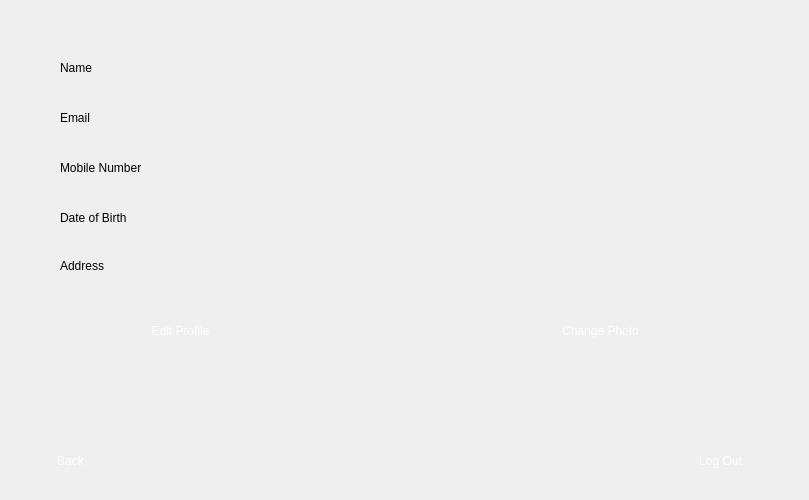
    <widget class="QWidget" name="My_profile_page">
     <widget class="QLabel" name="label_100">
      <property name="geometry">
       <rect>
        <x>60</x>
        <y>60</y>
        <width>33</width>
        <height>16</height>
       </rect>
      </property>
      <property name="styleSheet">
       <string notr="true">font: 700 9pt &quot;Segoe UI&quot;;
</string>
      </property>
      <property name="text">
       <string>Name</string>
      </property>
     </widget>
     <widget class="QLabel" name="label_101">
      <property name="geometry">
       <rect>
        <x>60</x>
        <y>80</y>
        <width>261</width>
        <height>21</height>
       </rect>
      </property>
      <property name="styleSheet">
       <string notr="true">font: 700 9pt &quot;Segoe UI&quot;;
background-image: url(:/image/E:/project pic/white.jpeg);</string>
      </property>
      <property name="text">
       <string/>
      </property>
     </widget>
     <widget class="QLabel" name="label_102">
      <property name="geometry">
       <rect>
        <x>60</x>
        <y>110</y>
        <width>31</width>
        <height>16</height>
       </rect>
      </property>
      <property name="styleSheet">
       <string notr="true">font: 700 9pt &quot;Segoe UI&quot;;

</string>
      </property>
      <property name="text">
       <string>Email</string>
      </property>
     </widget>
     <widget class="QLabel" name="label_103">
      <property name="geometry">
       <rect>
        <x>60</x>
        <y>130</y>
        <width>261</width>
        <height>21</height>
       </rect>
      </property>
      <property name="styleSheet">
       <string notr="true">font: 700 9pt &quot;Segoe UI&quot;;
background-image: url(:/image/E:/project pic/white.jpeg);</string>
      </property>
      <property name="text">
       <string/>
      </property>
     </widget>
     <widget class="QLabel" name="label_104">
      <property name="geometry">
       <rect>
        <x>60</x>
        <y>160</y>
        <width>91</width>
        <height>16</height>
       </rect>
      </property>
      <property name="styleSheet">
       <string notr="true">font: 700 9pt &quot;Segoe UI&quot;;
</string>
      </property>
      <property name="text">
       <string>Mobile Number</string>
      </property>
     </widget>
     <widget class="QLabel" name="label_105">
      <property name="geometry">
       <rect>
        <x>60</x>
        <y>180</y>
        <width>261</width>
        <height>21</height>
       </rect>
      </property>
      <property name="styleSheet">
       <string notr="true">font: 700 9pt &quot;Segoe UI&quot;;
background-image: url(:/image/E:/project pic/white.jpeg);</string>
      </property>
      <property name="text">
       <string/>
      </property>
     </widget>
     <widget class="QLabel" name="label_106">
      <property name="geometry">
       <rect>
        <x>60</x>
        <y>210</y>
        <width>74</width>
        <height>16</height>
       </rect>
      </property>
      <property name="styleSheet">
       <string notr="true">font: 700 9pt &quot;Segoe UI&quot;;
</string>
      </property>
      <property name="text">
       <string>Date of Birth</string>
      </property>
     </widget>
     <widget class="QLabel" name="label_107">
      <property name="geometry">
       <rect>
        <x>60</x>
        <y>230</y>
        <width>261</width>
        <height>21</height>
       </rect>
      </property>
      <property name="styleSheet">
       <string notr="true">font: 700 9pt &quot;Segoe UI&quot;;
background-image: url(:/image/E:/project pic/white.jpeg);</string>
      </property>
      <property name="text">
       <string/>
      </property>
     </widget>
     <widget class="QLabel" name="label_108">
      <property name="geometry">
       <rect>
        <x>60</x>
        <y>256</y>
        <width>49</width>
        <height>20</height>
       </rect>
      </property>
      <property name="styleSheet">
       <string notr="true">font: 700 9pt &quot;Segoe UI&quot;;
</string>
      </property>
      <property name="text">
       <string>Address</string>
      </property>
     </widget>
     <widget class="QLabel" name="label_109">
      <property name="geometry">
       <rect>
        <x>60</x>
        <y>280</y>
        <width>261</width>
        <height>21</height>
       </rect>
      </property>
      <property name="styleSheet">
       <string notr="true">font: 700 9pt &quot;Segoe UI&quot;;
background-image: url(:/image/E:/project pic/white.jpeg);</string>
      </property>
      <property name="text">
       <string/>
      </property>
     </widget>
     <widget class="QPushButton" name="Change_photo_button">
      <property name="geometry">
       <rect>
        <x>540</x>
        <y>310</y>
        <width>121</width>
        <height>41</height>
       </rect>
      </property>
      <property name="styleSheet">
       <string notr="true">font: 700 9pt &quot;Segoe UI&quot;;
color: rgb(255, 255, 255);
image: url(:/new/prefix1/ImageC/button4.png);
border-style: solid;

 border-radius:10px;
 max-width:200px;
 max-height:200px;
 min-width:0px;
 min-height:0px;</string>
      </property>
      <property name="text">
       <string>Change Photo</string>
      </property>
     </widget>
     <widget class="QPushButton" name="Edit_profile_button">
      <property name="geometry">
       <rect>
        <x>130</x>
        <y>310</y>
        <width>101</width>
        <height>41</height>
       </rect>
      </property>
      <property name="styleSheet">
       <string notr="true">font: 700 9pt &quot;Segoe UI&quot;;
color: rgb(255, 255, 255);
image: url(:/new/prefix1/ImageC/button4.png);
border-style: solid;

 border-radius:10px;
 max-width:200px;
 max-height:200px;
 min-width:0px;
 min-height:0px;</string>
      </property>
      <property name="text">
       <string>Edit Profile</string>
      </property>
     </widget>
     <widget class="QPushButton" name="My_profile_back_button">
      <property name="geometry">
       <rect>
        <x>30</x>
        <y>440</y>
        <width>81</width>
        <height>41</height>
       </rect>
      </property>
      <property name="styleSheet">
       <string notr="true">font: 700 9pt &quot;Segoe UI&quot;;
color: rgb(255, 255, 255);
image: url(:/new/prefix1/ImageC/button4.png);
border-style: solid;

 border-radius:10px;
 max-width:200px;
 max-height:200px;
 min-width:0px;
 min-height:0px;</string>
      </property>
      <property name="text">
       <string>Back</string>
      </property>
     </widget>
     <widget class="QPushButton" name="Log_out_button">
      <property name="geometry">
       <rect>
        <x>680</x>
        <y>440</y>
        <width>81</width>
        <height>41</height>
       </rect>
      </property>
      <property name="styleSheet">
       <string notr="true">font: 700 9pt &quot;Segoe UI&quot;;
color: rgb(255, 255, 255);
image: url(:/new/prefix1/ImageC/button4.png);
border-style: solid;

 border-radius:10px;
 max-width:200px;
 max-height:200px;
 min-width:0px;
 min-height:0px;</string>
      </property>
      <property name="text">
       <string>Log Out</string>
      </property>
     </widget>
     <widget class="QLabel" name="label_110">
      <property name="geometry">
       <rect>
        <x>500</x>
        <y>60</y>
        <width>200</width>
        <height>200</height>
       </rect>
      </property>
      <property name="styleSheet">
       <string notr="true">font: 700 9pt &quot;Segoe UI&quot;;
image: url(:/new/prefix1/ImageC/freme2.png);
</string>
      </property>
      <property name="text">
       <string/>
      </property>
     </widget>
     <widget class="QLabel" name="label_48">
      <property name="geometry">
       <rect>
        <x>0</x>
        <y>0</y>
        <width>800</width>
        <height>491</height>
       </rect>
      </property>
      <property name="styleSheet">
       <string notr="true"/>
      </property>
      <property name="text">
       <string/>
      </property>
      <property name="pixmap">
       <pixmap resource="ResourceC.qrc">:/new/prefix1/ImageC/busc5.jpeg</pixmap>
      </property>
      <property name="scaledContents">
       <bool>true</bool>
      </property>
     </widget>
     <zorder>label_48</zorder>
     <zorder>label_100</zorder>
     <zorder>label_101</zorder>
     <zorder>label_102</zorder>
     <zorder>label_103</zorder>
     <zorder>label_104</zorder>
     <zorder>label_105</zorder>
     <zorder>label_106</zorder>
     <zorder>label_107</zorder>
     <zorder>label_108</zorder>
     <zorder>label_109</zorder>
     <zorder>Change_photo_button</zorder>
     <zorder>Edit_profile_button</zorder>
     <zorder>My_profile_back_button</zorder>
     <zorder>Log_out_button</zorder>
     <zorder>label_110</zorder>
    </widget>
